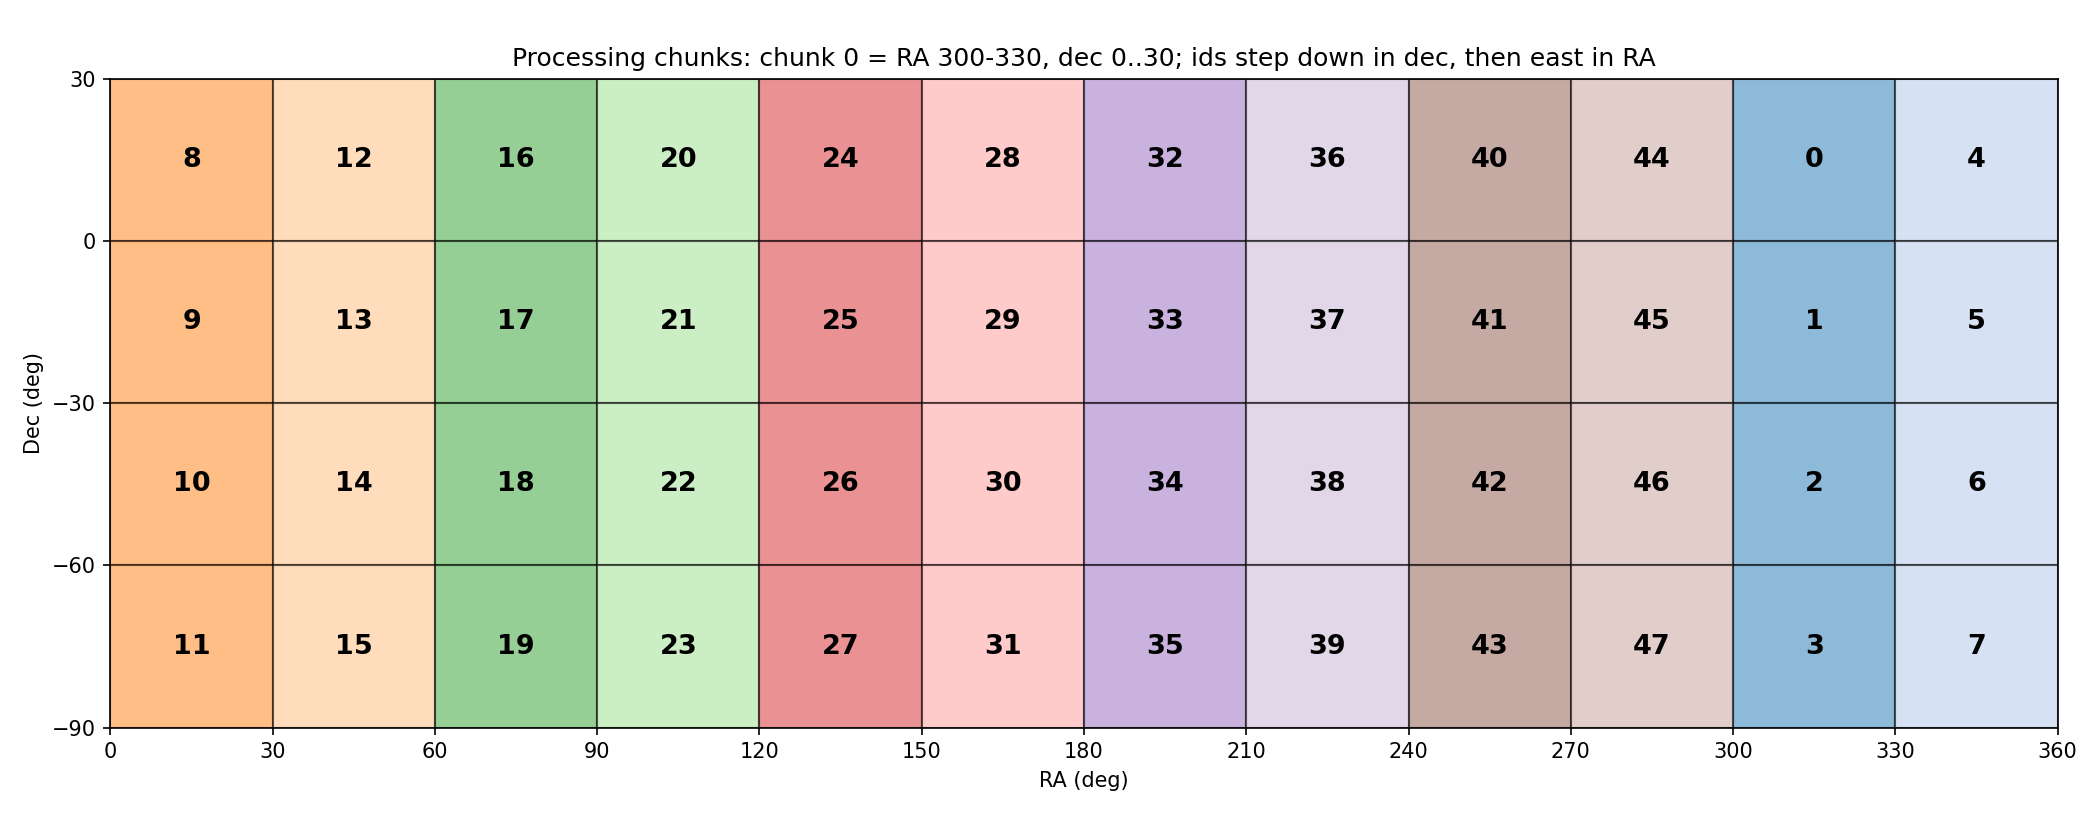

Generate this figure with Python:
"""Sky grid of processing chunks: 30 x 30 deg cells, RA columns outer, dec rows inner.

chunk 0 is RA 300-330, dec 0..30; chunk 1 is the next cell down in dec
(-30..0), and so on to dec -90..-60 (chunk 3), after which chunk 4 starts the
next RA column (330-360). Twelve RA columns x four dec rows = 48 chunks (0-47);
the last column is RA 270-300. Nothing above dec +30 is covered.

    python chunk_grid.py 5     # print the exposure constraint for chunk 5
    python chunk_grid.py       # list every chunk
    python chunk_grid.py --plot [out.png]   # map of which chunk is where
"""
import sys

import numpy as np

step = 30
RA_START = 300  # left edge of the first RA column

ra_min = (RA_START + step * np.arange(360 // step)) % 360
ra_max = (ra_min + step) % 360  # 0 for the 330-360 column
dec_min, dec_max = np.arange(30 - step, -61 - step, step=-step), np.arange(30, -61, step=-step)

ras, decs = np.array([ra_min, ra_max]).T, np.array([dec_min, dec_max]).T

patches = [
    dict(patch_id=i, ra_min=float(r[0]), ra_max=float(r[1]), dec_min=float(d[0]), dec_max=float(d[1]))
    for i, (r, d) in enumerate((r, d) for r in ras for d in decs)
]


PAD = 1.0  # deg on the sky, added on every side of a chunk


def exposure_constraint(chunk, pad=PAD):
    """Registry `where` clause for the raws whose pointing is within `pad` of the chunk.

    The pad reaches exposures just outside the chunk whose detectors still land
    in it. Neighbouring chunks therefore share their edge exposures.
    """
    p = patches[chunk]
    # ra_max is reduced mod 360, so the 330-360 column arrives as ra_max == 0.
    ra_lo, ra_hi = p["ra_min"], (360.0 if p["ra_max"] == 0 else p["ra_max"])
    dec_lo, dec_hi = max(p["dec_min"] - pad, -90.0), min(p["dec_max"] + pad, 90.0)

    # A pad of `pad` on the sky is pad / cos(dec) in RA, widest at the most
    # polar edge of the padded band; at the pole that covers every RA.
    cos_dec = np.cos(np.radians(max(abs(dec_lo), abs(dec_hi))))
    ra_pad = pad / cos_dec if cos_dec > 1e-9 else 360.0
    lo, hi = ra_lo - ra_pad, ra_hi + ra_pad

    dec_clause = f"exposure.tracking_dec >= {dec_lo:g} AND exposure.tracking_dec < {dec_hi:g}"
    if hi - lo >= 360:
        return dec_clause
    if lo < 0:  # wraps below RA 0
        ra_clause = f"(exposure.tracking_ra >= {lo + 360:.4f} OR exposure.tracking_ra < {hi:.4f})"
    elif hi > 360:  # wraps above RA 360
        ra_clause = f"(exposure.tracking_ra >= {lo:.4f} OR exposure.tracking_ra < {hi - 360:.4f})"
    else:
        ra_clause = f"exposure.tracking_ra >= {lo:.4f} AND exposure.tracking_ra < {hi:.4f}"
    return f"{ra_clause} AND {dec_clause}"


def plot_grid(out="chunk_grid.png"):
    """Map of chunk ids on the RA/dec plane (RA increases to the right, wrapping at 360)."""
    import matplotlib

    matplotlib.use("Agg")
    import matplotlib.pyplot as plt

    fig, ax = plt.subplots(figsize=(14, 5.5))
    cmap = plt.get_cmap("tab20")
    for p in patches:
        lo, hi = p["ra_min"], (360.0 if p["ra_max"] == 0 else p["ra_max"])
        col = p["patch_id"] // len(dec_min)
        ax.add_patch(plt.Rectangle((lo, p["dec_min"]), hi - lo, p["dec_max"] - p["dec_min"],
                                   facecolor=cmap(col % 20), alpha=0.5, edgecolor="k"))
        ax.text((lo + hi) / 2, (p["dec_min"] + p["dec_max"]) / 2, str(p["patch_id"]),
                ha="center", va="center", fontsize=13, fontweight="bold")
    ax.set_xlim(0, 360)
    ax.set_ylim(-90, 30)
    ax.set_xticks(range(0, 361, step))
    ax.set_yticks(range(-90, 31, step))
    ax.set_xlabel("RA (deg)")
    ax.set_ylabel("Dec (deg)")
    ax.set_title("Processing chunks: chunk 0 = RA 300-330, dec 0..30; ids step down in dec, then east in RA")
    ax.set_aspect("equal")
    fig.tight_layout()
    fig.savefig(out, dpi=150)
    print(f"wrote {out}")


if __name__ == "__main__":
    if len(sys.argv) > 1 and sys.argv[1] == "--plot":
        plot_grid(*sys.argv[2:3])
    elif len(sys.argv) > 1:
        print(exposure_constraint(int(sys.argv[1])))
    else:
        print(f"{len(patches)} chunks, {step} deg x {step} deg")
        for p in patches:
            print(p["patch_id"], exposure_constraint(p["patch_id"]))
